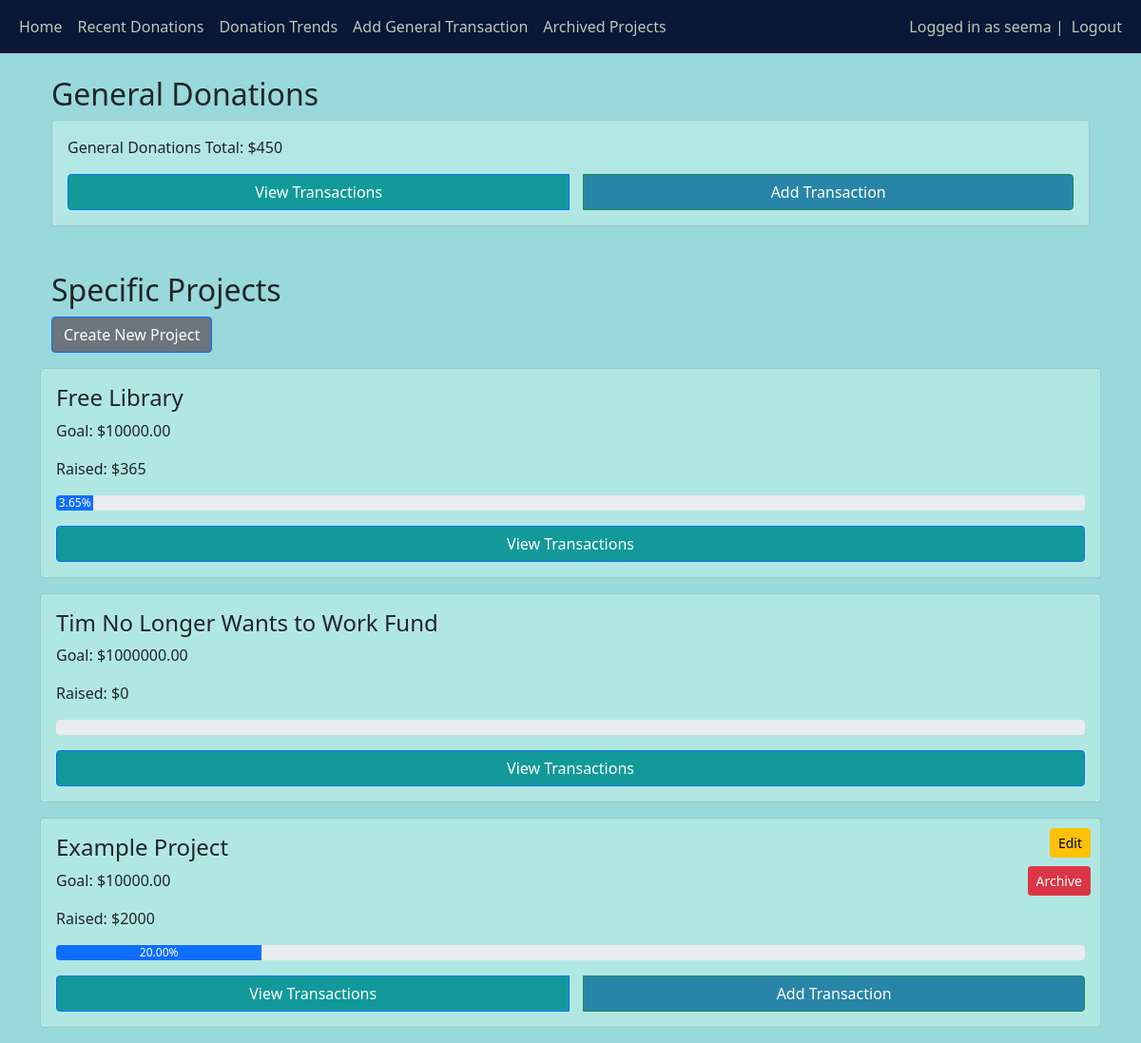
Screenshot of / (signed in) with the database file from the repository.
### main/models.py (models this page shows, shortened)
class Project(models.Model):
    name = models.CharField(max_length=100)
    start_date = models.DateField()
    end_date = models.DateField()
    goal_amount = models.DecimalField(max_digits=10, decimal_places=2)
    description = models.TextField(null=True, blank=True)
    owner = models.ForeignKey(User, on_delete=models.CASCADE)
    is_archived = models.BooleanField(default=False)

### main/views.py (the view)
# urls.py: path('', views.home, name='home'),
def home(request):
    general_total = Transaction.objects.filter(fund="general").aggregate(Sum('amount'))['amount__sum'] or 0
    projects = Project.objects.filter(is_archived=False) #projects = Project.objects.all()
    project_data = []
    for project in projects:
        total_raised = project.transactions.aggregate(Sum('amount'))['amount__sum'] or 0
        progress_percentage = (total_raised / project.goal_amount) * 100 if project.goal_amount > 0 else 0
        project_data.append({
            'project': project,
            'total_raised': total_raised,
            'progress_percentage': round(progress_percentage, 2),
            'is_owner': project.owner ==request.user
        })
    return render(request, 'main/home.html', {
        'general_total': general_total,
        'project_data': project_data
    })

### main/templates/main/home.html (shortened to what this page needs)
{% extends 'main/base.html' %}
{% block content %}
<div class="container mt-4">
    <h2>General Donations</h2>
    <div class="card p-3" style="background-color: #b3e7e4;">
        <p>General Donations Total: ${{ general_total }}</p>
        <div class="btn-group">
            <a href="{% url 'view_general_transactions' %}" class="btn btn-primary" class="btn" style="background-color: #069393eb; color: white !important;" >View Transactions</a>
            <a href="{% url 'add_general_transaction' %}" class="btn btn-success"  style="background-color: #2885a7; color: rgb(255, 255, 255) !important;">Add Transaction</a>
        </div>
    </div>
    <h2 class="mt-5">Specific Projects</h2>
    <a href="{% url 'create_project' %}" class="btn btn-primary mb-3"style="background-color: #6c757d; color: white !important;">Create New Project</a>
</div>
    {% for data in project_data %}
    <div class="card p-3 mb-3 position-relative" style="background-color: #b1e7e3;" style="padding-top: 2.5rem ;">
        {% if data.is_owner %}
        <a href="{% url 'edit_project' data.project.id %}" class="btn btn-sm btn-warning" style="position: absolute; top: 10px; right: 10px;">Edit</a>
        <a href="{% url 'archive_project' data.project.id %}" class="btn btn-sm btn-danger" style="position: absolute; top: 50px; right: 10px;" onclick="return confirm('Are you sure you want to archive this project?');">Archive</a>
        {% endif %}
        <h4>{{ data.project.name }}</h4>
        <p>Goal: ${{ data.project.goal_amount }}</p>
        <p>Raised: ${{ data.total_raised }}</p>
        <div class="progress mb-3">
            <div class="progress-bar" role="progressbar"
                 style="width: {{ data.progress_percentage }}%;
                 aria-valuenow="{{ data.progress_percentage }}" aria-valuemin="0" aria-valuemax="100">
                {{ data.progress_percentage }}%
            </div>
        </div>
        <div class="btn-group">
            <a href="{% url 'view_project_transactions' data.project.id %}" class="btn btn-primary"  style="background-color: #069393eb; color: white !important;">View Transactions</a>
            {% if data.is_owner %}
            <a href="{% url 'add_project_transaction' data.project.id %}" class="btn btn-success" style="background-color: #2885a7; color: rgb(255, 255, 255) !important;">Add Transaction</a>
            {% endif %}
        </div>
    </div>
    {% endfor %}
</div>
{% endblock %}

### main/templates/main/base.html (shortened to what this page needs)
<!DOCTYPE html>
<html lang="en">
<head>
    <link href="https://cdn.jsdelivr.net/npm/bootstrap@5.1.3/dist/css/bootstrap.min.css" rel="stylesheet">
</head>
<body>
    <nav class="navbar navbar-expand-lg navbar-custom navbar-dark bg-dark">
        <div class="container-fluid">
            <div>
                <ul class="navbar-nav me-auto mb-2 mb-lg-0">
                    <li class="nav-item">
                        <a class="nav-link" href="/home">Home</a>
                    </li>
                    <li class="nav-item">
                        <a class="nav-link" href="/donations">Recent Donations</a>
                    </li>
                    <li class="nav-item">
                        <a class="nav-link" href="/trends">Donation Trends</a>
                    </li>
                    <li class="nav-item">
                        <a class="nav-link" href="{% url 'add_general_transaction' %}">Add General Transaction</a>
                    </li>
                    <li class="nav-item">
                        <a class="nav-link" href="{% url 'archived_projects' %}">Archived Projects</a>
                    </li>
                </ul>
            </div>
            <div>
                <ul class="navbar-nav">
                    {% if user.is_authenticated %}
                    <span class="navbar-text">Logged in as {{ user.username }} | </span>
                    <li class="nav-item">
                        <a class="nav-link" href="/logout">Logout</a>
                    </li>
                    {% else %}
                    <li class="nav-item">
                        <a class="nav-link" href="/login">Login</a>
                    </li>
                    {% endif %}
                </ul>
            </div>
        </div>
    </nav>
    <div class="container">
        {% block content %}{% endblock %}
</body>
</html>

### main/templates/main/base.html (style rules this page uses)
.btn-group { display: flex; gap: 15px; justify-content: center; flex-wrap: wrap; }
body { background-color: #9ad9db }
.navbar-custom { background-color: #081836 !important; }
.navbar-custom .navbar-text { color: #bdc7ba !important; }
.navbar-custom .nav-link { color: #bdc7ba !important; }

### rows the page displays
Project: project.name "Free Library", project.goal_amount "10000.00", total_raised "365", progress_percentage "3.65"
Project: project.name "Tim No Longer Wants to Work Fund", project.goal_amount "1000000.00", total_raised "0"
Project: shows "Edit", project.name "Example Project", project.goal_amount "10000.00", total_raised "2000", progress_percentage "20.00", shows "Add Transaction"

### other values shown
{{ user.username }} "seema"
{{ general_total }} "450"
